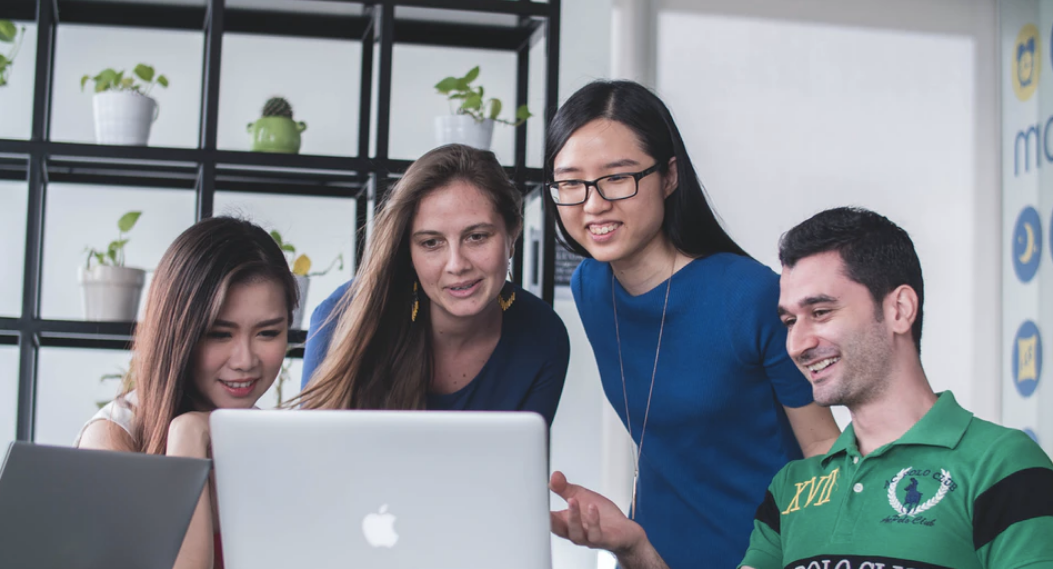
#> input picture Assets/Images/FD-group.png, 1053 x 569 px
$ python FaceDetect-Using-Image.py
#> lines starting #> are read from the running program, lines starting #| are printed output that depends on the picture; after the words box and inside, x2 and y2 are one past the last pixel; in counts of white or black regions, pixels touching at a corner belong together
import cv2

# Trained DataSet
alg = 'haarcascade_frontalface_default.xml'
dataset = cv2.CascadeClassifier(alg)

# Read the Image
img = cv2.imread('Assets/Images/FD-group.png')
#> img is the input picture: shape (569, 1053, 3); mean B, G, R 145.6, 139.1, 134.1

# Convert grayscale
gray_Image = cv2.cvtColor(img, cv2.COLOR_BGR2GRAY)
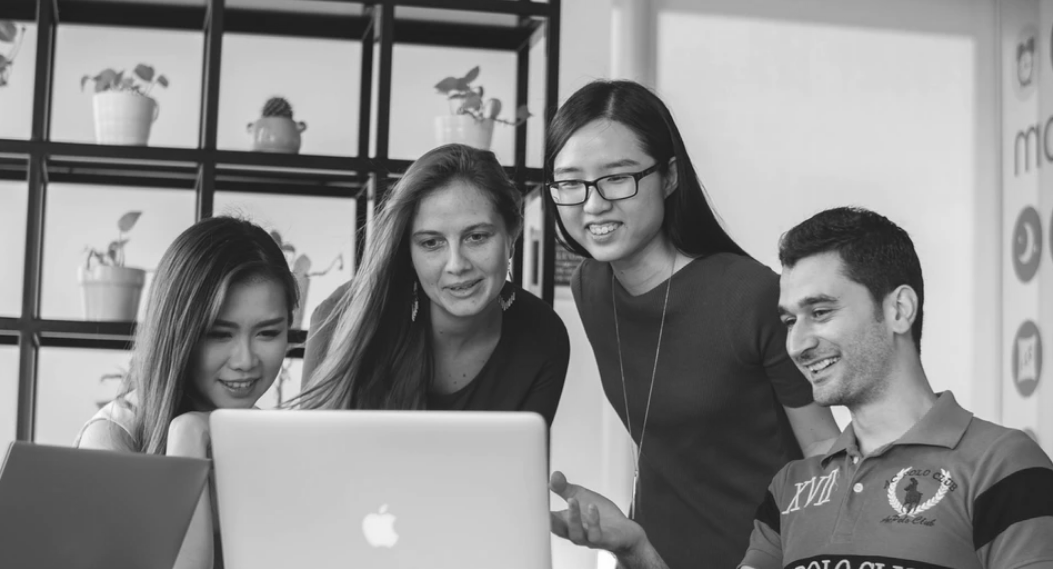
#> gray_Image: shape (569, 1053); min 24, max 254, mean 138.3
faces = dataset.detectMultiScale(gray_Image)
#> faces = [[396, 192, 122, 122], [768, 356, 117, 117], [537, 126, 132, 132], [752, 264, 128, 128], [185, 287, 119, 119]]

for x, y, w, h in faces:
    cv2.rectangle(img, (x,y), (x+w, y+h), (0, 255, 0), 2)
#> this loop made 5 passes
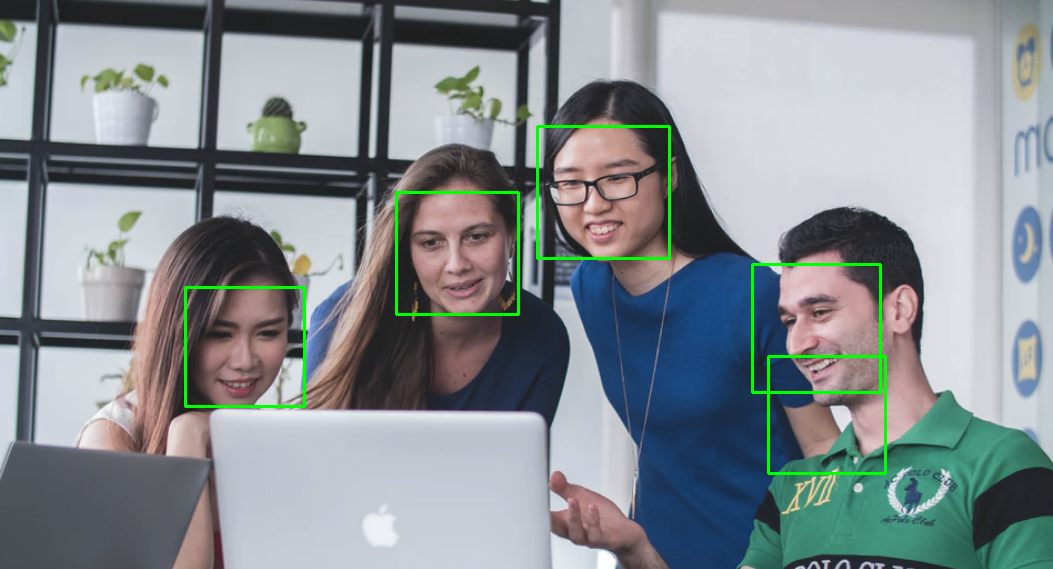
#> img: shape (569, 1053, 3); 1.23% of pixels changed, all inside (x1, y1, x2, y2) = (184, 125, 887, 475)

cv2.imshow("FaceDetectingImage", img)
cv2.waitKey()

$ run again, with Assets/Images/FD-person.png copied over Assets/Images/FD-group.png
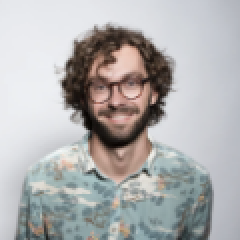
#> input picture Assets/Images/FD-person.png, 120 x 120 px (shown 2 times larger)
#> img is the input picture: shape (120, 120, 3); mean B, G, R 176, 175.7, 176.3
#> `gray_Image = cv2.cvtColor(img, cv2.COLOR_BGR2GRAY)`:
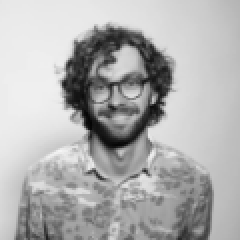
#> gray_Image: shape (120, 120) (shown 2 times larger); min 4, max 245, mean 176
#> faces = [[36, 24, 46, 46]]
#> the loop `for x, y, w, h in faces:` made 1 pass
#> after the loop `for x, y, w, h in faces:`:
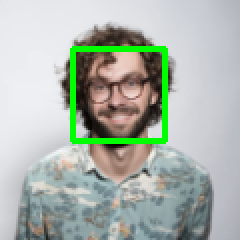
#> img: shape (120, 120, 3) (shown 2 times larger); 3.81% of pixels changed, all inside (x1, y1, x2, y2) = (35, 23, 84, 72)
